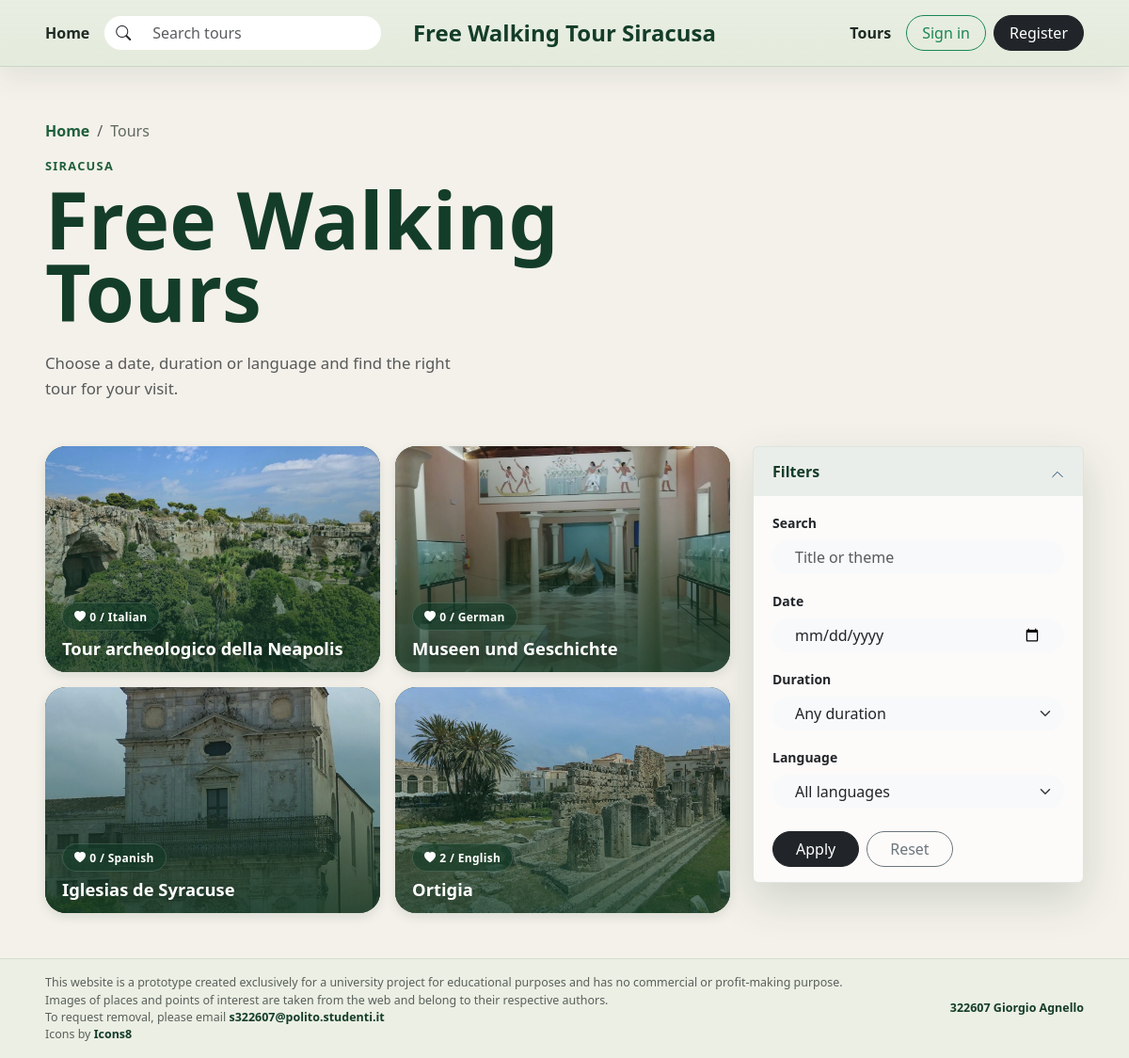
Page /tours on the committed database.
### tables this page shows
CREATE TABLE tour_photos (
    id INTEGER PRIMARY KEY AUTOINCREMENT,
    tour_id INTEGER NOT NULL,
    path TEXT NOT NULL,
    position INTEGER NOT NULL,
    FOREIGN KEY (tour_id) REFERENCES tours (id) ON DELETE CASCADE,
    UNIQUE (tour_id, position)
);

CREATE TABLE tours (
    id INTEGER PRIMARY KEY AUTOINCREMENT,
    guide_id INTEGER NOT NULL,
    title TEXT NOT NULL,
    theme TEXT NOT NULL,
    meeting_point TEXT NOT NULL,
    duration_mins INTEGER NOT NULL CHECK (duration_mins > 0),
    language TEXT NOT NULL,
    max_participants INTEGER NOT NULL CHECK (max_participants > 0),
    description TEXT NOT NULL,
    created_at TEXT NOT NULL DEFAULT CURRENT_TIMESTAMP,
    FOREIGN KEY (guide_id) REFERENCES users (id) ON DELETE CASCADE
);

### app.py (the view)
@app.route("/tours")
def tours():
    filters = {
        "q": request.args.get("q", ""),
        "date": request.args.get("date", ""),
        "duration": request.args.get("duration", ""),
        "language": request.args.get("language", ""),
    }
    if filters["duration"] and filters["duration"] not in DURATION_FILTERS:
        filters["duration"] = ""
    if filters["language"] and filters["language"] not in LANGUAGES:
        filters["language"] = ""
    conn = get_db_connection()
    try:
        tour_list = filtered_tours(conn, filters)
    except ValueError:
        flash("The date filter is not valid.", "warning")
        filters["date"] = ""
        tour_list = filtered_tours(conn, filters)
    conn.close()
    return render_template("tours.html", tours=tour_list, filters=filters)

### app.py (called while the page is built)
@app.context_processor
def inject_constants():
    return {
        "LANGUAGES": LANGUAGES,
        "WEEKDAYS": WEEKDAYS,
        "WEEKDAY_NAMES": WEEKDAY_NAMES,
        "DURATION_FILTERS": DURATION_FILTERS,
        "MIN_TOUR_STOPS": MIN_TOUR_STOPS,
    }

def get_schedules(conn, tour_id):
    return conn.execute(
        "SELECT * FROM tour_schedule WHERE tour_id = ? ORDER BY weekday",
        (tour_id,),
    ).fetchall()

def format_schedule(schedules):
    return ", ".join(f"{WEEKDAY_NAMES[row['weekday']]} {row['start_time']}" for row in schedules)

def primary_photo(conn, tour_id):
    photo = conn.execute(
        "SELECT path FROM tour_photos WHERE tour_id = ? ORDER BY position LIMIT 1",
        (tour_id,),
    ).fetchone()
    return photo["path"] if photo else "/static/assets/img/favicon.png"

def tour_like_count(conn, tour_id):
    row = conn.execute(
        "SELECT COUNT(*) AS total FROM tour_likes WHERE tour_id = ?",
        (tour_id,),
    ).fetchone()
    return row["total"]

def tour_comment_count(conn, tour_id):
    row = conn.execute(
        "SELECT COUNT(*) AS total FROM comments WHERE tour_id = ?",
        (tour_id,),
    ).fetchone()
    return row["total"]

def current_user_liked(conn, tour_id):
    if not current_user.is_authenticated:
        return False
    row = conn.execute(
        "SELECT 1 FROM tour_likes WHERE tour_id = ? AND user_id = ?",
        (tour_id, current_user.id),
    ).fetchone()
    return row is not None

def tour_has_active_reservations(conn, tour_id):
    row = conn.execute(
        """
        SELECT COUNT(*) AS total
        FROM reservations
        WHERE tour_id = ? AND status = 'booked'
        """,
        (tour_id,),
    ).fetchone()
    return row["total"] > 0

def enrich_tour(conn, row, selected_date=None):
    tour = dict(row)
    tour["schedule"] = get_schedules(conn, tour["id"])
    tour["schedule_label"] = format_schedule(tour["schedule"])
    tour["primary_photo"] = primary_photo(conn, tour["id"])
    tour["can_edit"] = not tour_has_active_reservations(conn, tour["id"])
    tour["like_count"] = tour_like_count(conn, tour["id"])
    tour["comment_count"] = tour_comment_count(conn, tour["id"])
    tour["is_liked"] = current_user_liked(conn, tour["id"])
    if selected_date:
        schedule = get_schedule_for_date(conn, tour["id"], selected_date)
        tour["selected_seats_left"] = available_places(conn, tour, selected_date) if schedule else None
    return tour

### templates/tours.html (shortened to what this page needs)
{% extends 'base.html' %}
{% block extra_css %}
<link href="{{ url_for('static', filename='assets/css/tours.css') }}" rel="stylesheet">
{% endblock %}
{% block content %}
<main class="container-fluid px-3 px-lg-5 py-4 py-lg-5">
  <nav aria-label="breadcrumb">
    <ol class="breadcrumb">
      <li class="breadcrumb-item"><a href="{{ url_for('index') }}">Home</a></li>
      <li class="breadcrumb-item active" aria-current="page">Tours</li>
    </ol>
  </nav>
  <header class="mb-4 mb-lg-5">
    <p class="section-label mb-2">Siracusa</p>
    <h1 class="homepage-title mb-4">Free Walking Tours</h1>
    <p class="homepage-text mb-0 text-muted">
      Choose a date, duration or language and find the right tour for your visit.
    </p>
  </header>
  <div class="row g-4">
    <aside class="col-lg-4 order-lg-2">
      <div class="accordion tours-sidebar" id="toursSidebar">
        <div class="accordion-item">
          <h2 class="accordion-header" id="toursFiltersHeading">
            <button class="accordion-button" type="button" data-bs-toggle="collapse" data-bs-target="#toursFilters" aria-expanded="true" aria-controls="toursFilters">
              Filters
            </button>
          </h2>
          <div id="toursFilters" class="accordion-collapse collapse show" role="region" aria-labelledby="toursFiltersHeading" data-bs-parent="#toursSidebar">
            <div class="accordion-body">
              <form action="{{ url_for('tours') }}" method="get" class="filter-form">
                <div class="mb-3">
                  <label class="form-label small fw-bold" for="q">Search</label>
                  <input class="form-control rounded-pill bg-light border-0 px-4" id="q" name="q" type="search" value="{{ filters.q }}" placeholder="Title or theme">
                </div>
                <div class="mb-3">
                  <label class="form-label small fw-bold" for="date">Date</label>
                  <input class="form-control rounded-pill bg-light border-0 px-4" id="date" name="date" type="date" value="{{ filters.date }}">
                </div>
                <div class="mb-3">
                  <label class="form-label small fw-bold" for="duration">Duration</label>
                  <select class="form-select rounded-pill bg-light border-0 px-4" id="duration" name="duration">
                    <option value="">Any duration</option>
                  </select>
                </div>
                <div class="mb-4">
                  <label class="form-label small fw-bold" for="language">Language</label>
                  <select class="form-select rounded-pill bg-light border-0 px-4" id="language" name="language">
                    <option value="">All languages</option>
                  </select>
                </div>
                <div class="d-flex gap-2">
                  <button class="btn btn-dark rounded-pill px-4" type="submit">Apply</button>
                  <a class="btn btn-outline-secondary rounded-pill px-4" href="{{ url_for('tours') }}">Reset</a>
                </div>
              </form>
            </div>
          </div>
        </div>
      </div>
    </aside>
    <div class="col-lg-8 order-lg-1">
      <div class="row tour-grid g-3">
        {% for tour in tours %}
          <div class="col-12 col-sm-6">
            <a class="tour-card" href="{{ url_for('tour_detail', id=tour.id) }}">
              <img src="{{ tour.primary_photo }}" alt="{{ tour.title }}">
              <div class="tour-card-caption">
                <span class="tour-card-likes badge rounded-pill text-bg-dark">
                  <i class="bi bi-heart-fill me-1"></i>{{ tour.like_count }} / {{ tour.language }}
                </span>
                <h3>{{ tour.title }}</h3>
              </div>
            </a>
          </div>
        {% endfor %}
      </div>
    </div>
  </div>
</main>
{% endblock %}

### static/assets/css/style.css (style rules this page uses)
:root { --brand-green: #1f5f3b; --brand-green-dark: #143d29; --page-bg: #f4f1ea; --surface: #ffffff; --text-main: #1f2a24; --soft-shadow: 0 18px 45px rgba(20, 61, 41, 0.16); }
body { display: flex; flex-direction: column; min-height: 100vh; background-color: var(--page-bg); color: var(--text-main); font-family: system-ui, -apple-system, BlinkMacSystemFont, "Segoe UI", sans-serif; }
a { text-decoration: none; }
.section-label { color: var(--brand-green); font-size: 0.8rem; font-weight: 800; letter-spacing: 0.08rem; text-transform: uppercase; }
.homepage-title { max-width: 760px; font-size: clamp(2.6rem, 7vw, 5.8rem); font-weight: 850; line-height: 0.92; letter-spacing: 0; color: var(--brand-green-dark); }
.homepage-text { max-width: 460px; color: #6f7c73; font-size: 1.05rem; line-height: 1.6; }
.breadcrumb .breadcrumb-item a { color: var(--brand-green); font-weight:600; }
.breadcrumb .breadcrumb-item.active { color: rgba(31,45,36,0.7); }

### static/assets/css/tours.css (style rules this page uses)
main .section-label { color: var(--brand-green); font-size: 0.8rem; font-weight: 800; letter-spacing: 0.08rem; text-transform: uppercase; }
main h1, main h2, main h3 { color: var(--brand-green-dark); font-weight: 800; letter-spacing: 0; }
.tours-sidebar .accordion-item { border: 1px solid rgba(31, 95, 59, 0.14); background: rgba(255, 255, 255, 0.72); box-shadow: var(--soft-shadow); }
.tours-sidebar .accordion-button { background: transparent; box-shadow: none; color: var(--brand-green-dark); font-weight: 800; }
.tours-sidebar .accordion-button:not(.collapsed) { color: var(--brand-green-dark); background: rgba(31, 95, 59, 0.08); }
.tours-sidebar .accordion-button::after { background-size: 0.9rem; }
.tour-card { display: block; position: relative; width: 100%; height: 220px; border-radius: 18px; overflow: hidden; background: var(--brand-green-dark); box-shadow: 0 4px 12px rgba(20, 61, 41, 0.12); transition: transform .15s ease; }
.tour-card img { width: 100%; height: 100%; object-fit: cover; transition: transform .2s ease; }
.tour-card::after { content: ""; position: absolute; inset: 0; background: linear-gradient(180deg, rgba(20,61,41,0.08) 0%, rgba(20,61,41,0.78) 100%); }
.tour-card-caption { position: absolute; left: 18px; right: 18px; bottom: 14px; z-index: 2; color: var(--surface); display: flex; flex-direction: column; align-items: flex-start; gap: 8px; }
.tour-card-likes { width: fit-content; padding: 0.5rem 0.75rem; background: rgba(20, 61, 41, 0.62) !important; border: 1px solid rgba(255, 255, 255, 0.15); font-size: 0.75rem; font-weight: 800; letter-spacing: 0.02rem; }
.tour-card-caption h3 { margin: 0; color: var(--surface); font-size: 1.15rem; font-weight:800; text-shadow: 0 2px 12px rgba(0, 0, 0, 0.32); }
@media (min-width: 992px) { .tour-card { height: 240px; border-radius: 22px; } }

### rows in the picture
tour_photos: primary_photo (picture)
tours: language "Italian", title "Tour archeologico della Neapolis"
tour_photos: primary_photo (picture)
tours: language "German", title "Museen und Geschichte"
tour_photos: primary_photo (picture)
tours: language "Spanish", title "Iglesias de Syracuse"
tour_photos: primary_photo (picture)
tours: language "English", title "Ortigia"

### other values in the picture
{{ tour.like_count }} "0" "0" "0" "2"
